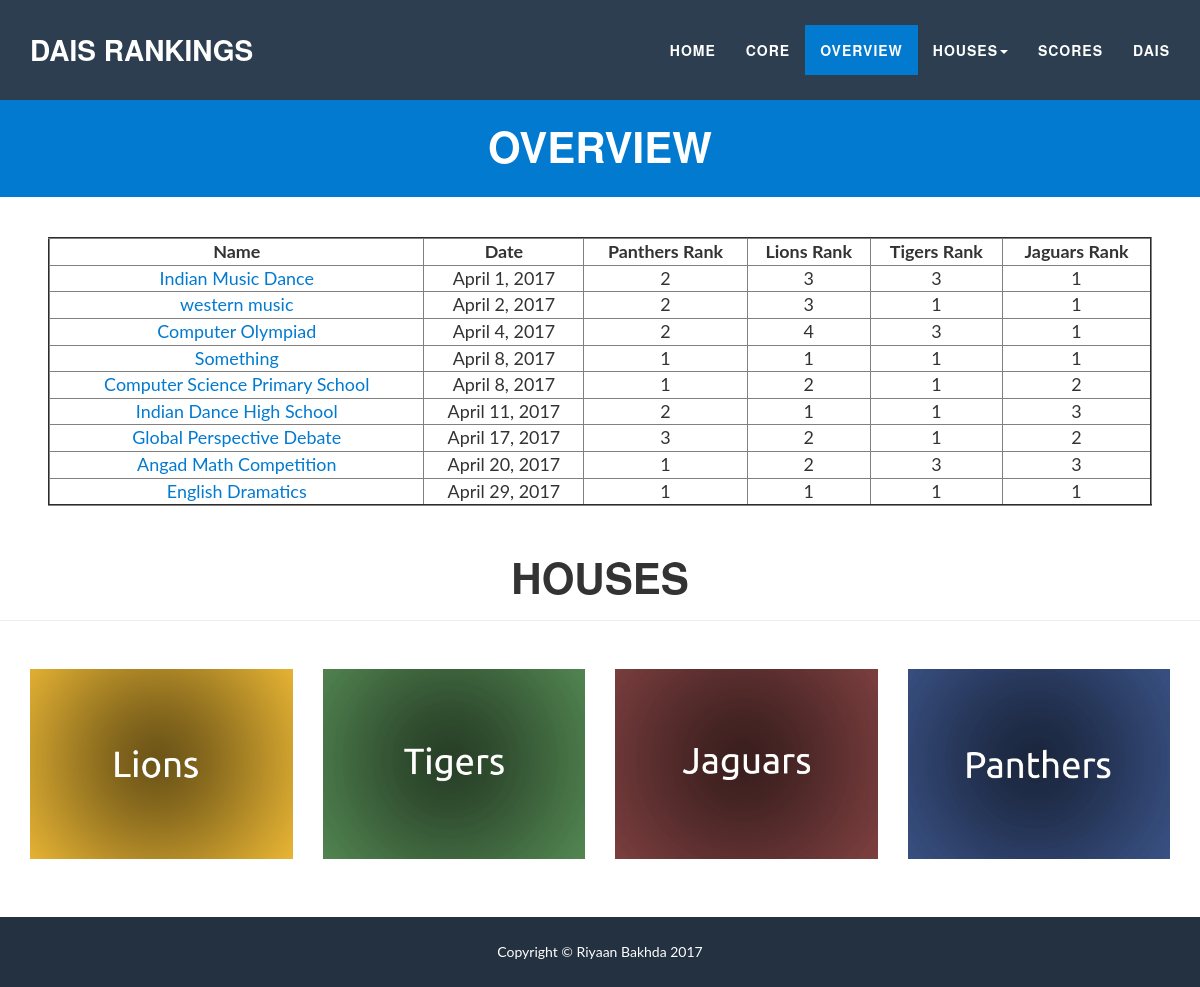
Before: /houses/overview with the older database file.
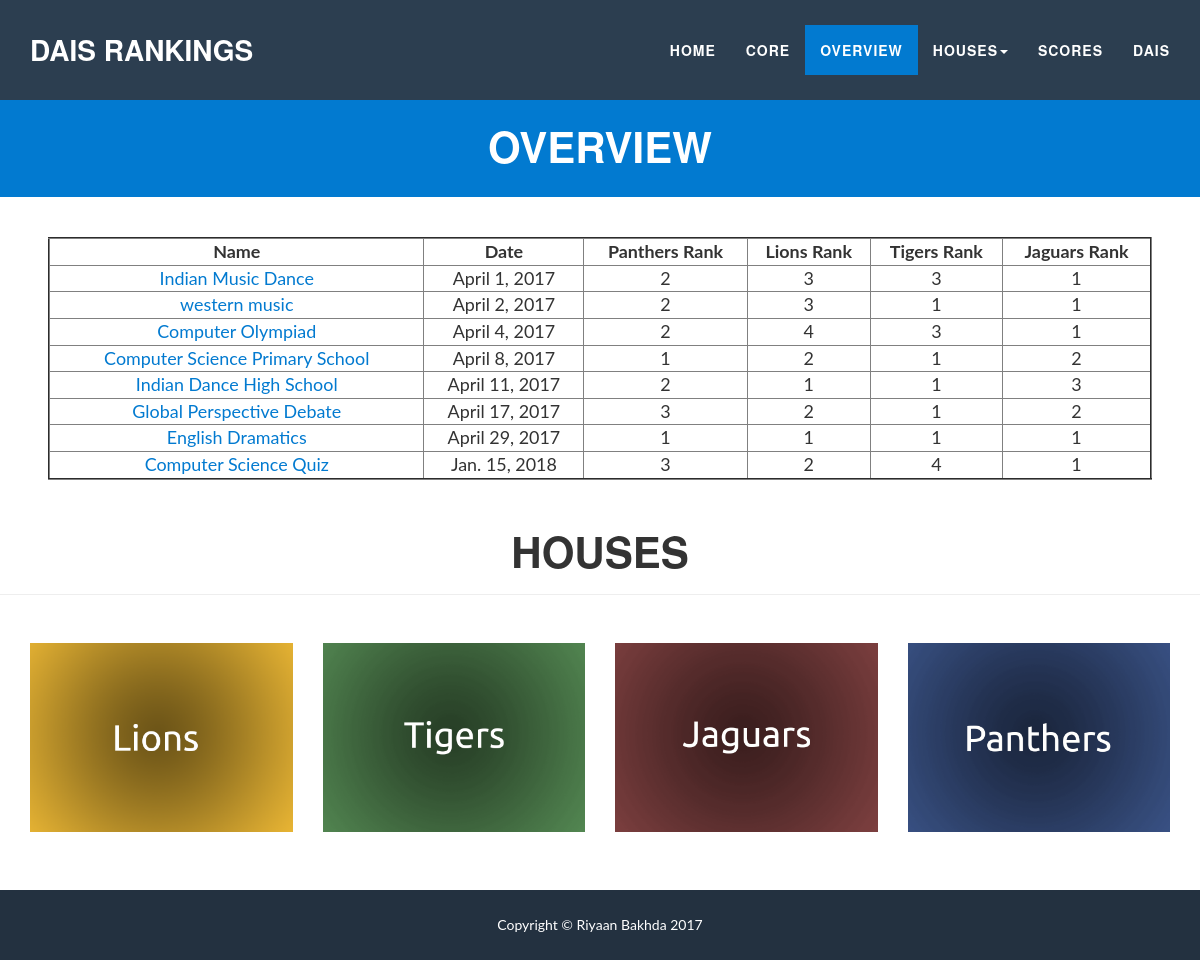
After: the same page with the newer database file.
### school/models.py (models this page shows, shortened)
class Event(models.Model):
    event_name = models.CharField(max_length=128)
    event_date = models.DateField()
    tigers = models.IntegerField()
    panthers = models.IntegerField()
    lions = models.IntegerField()
    jaguars = models.IntegerField()
    @property
    def hasHappened(self):
        return not date.today() < self.event_date
    @property
    def getRank(self):
        scores = [['p', self.panthers], ['l', self.lions], ['t', self.tigers], ['j', self.jaguars]]
        scores = sorted(scores, key=lambda student: student[1], reverse=True)
        i = 0
        rankings = []
        equal_score = 149819248192188919129984
        for score in scores:
            if equal_score != score[1]:
                equal_score = score[1]
                i += 1
            rankings.append([score[0], equal_score, i])
        ranks = [0,0,0,0]
        for rank in rankings:
            if rank[0] == 'p':
                ranks[0] = rank[2]
            elif rank[0] == 'l':
                ranks[1] = rank[2]
            elif rank[0] == 't':
                ranks[2] = rank[2]
            elif rank[0] == 'j':
                ranks[3] = rank[2]
        return ranks
    @property
    def getPantherRank(self):
        return self.getRank[0]
    @property
    def getLionRank(self):
        return self.getRank[1]
    @property
    def getTigerRank(self):
        return self.getRank[2]
    @property
    def getJaguarRank(self):
        return self.getRank[3]

### school/views.py (the view)
def overview(request):
    all_event = Event.objects.all()
    context = {
        'all_events': quick_sort(all_event),
    }
    return render(request, 'school/overview.html', context)

### school/views.py (called while the page is built)
def quick_sort(l):
    length = len(l)
    if length <=1:
        return l
    else:
        pivot = l[(int(length/2))]
        new = []
        for event in range(len(l)):
            if event == int(length/2):
                pass
            else:
                new.append(l[event])
        l = new
        less, more = [], []
        for x in l:
            if x.event_date<pivot.event_date:
                less.append(x)
            else:
                more.append(x)
        return quick_sort(less) + [pivot] + quick_sort(more)

### school/templates/school/overview.html (shortened to what this page needs)
<!DOCTYPE html>
<html lang="en"><head><meta http-equiv="Content-Type" content="text/html; charset=UTF-8">
    <link href="/static/bootstrap.min.css" rel="stylesheet">
    <link href="/static/freelancer.min.css" rel="stylesheet">
    <link href="//maxcdn.bootstrapcdn.com/font-awesome/4.2.0/css/font-awesome.min.css" rel="stylesheet">
    <link href="/static/css" rel="stylesheet" type="text/css">
    <link href="/static/css(1)" rel="stylesheet" type="text/css">
</head>
    <nav id="mainNav" class="navbar navbar-default navbar-fixed-top navbar-custom affix">
        <div class="container">
            <div class="navbar-header page-scroll">
                <a class="navbar-brand" href="/home">DAIS Rankings</a>
            </div>
            <div class="collapse navbar-collapse" id="bs-example-navbar-collapse-1">
                <ul class="nav navbar-nav navbar-right">
                    <li class="page-scroll">
                        <a href="/home">Home</a>
                    </li>
                    <li class="page-scroll">
                        <a href="/core">Core</a>
                    </li>
                    <li class="page-scroll active">
                        <a href="/houses/overview">Overview</a>
                    </li>
                    <li class="dropdown">
                        <a class="dropdown-toggle" data-toggle="dropdown" href="#">Houses<span class="caret"></span></a>
                    </li>
                    <li class="page-scroll">
                        <a href="/houses/scoreCard">Scores</a>
                    </li>
                    <li class="page-scroll">
                        <a href="http://www.da-is.org/">DAIS</a>
                    </li>
                </ul>
            </div>
        </div>
    </nav>
    <section style="padding-top:0px">
        <div class="Information">
                {% if all_events %}
                    <br>
                        <section class="success" id="About" style="padding-top:28px;">
                            <div class="container">
                                <div class="row">
                                    <div class="col-sm-12 text-center">
                                        <h2>Overview</h2>
                                    </div>
                                </div>
                            </div>
                        </section>
                    <br>
                    <br>
                        <table border="2" class="center" width="92%" style="text-align:center">
                        <tr>
                            <th style="text-align:center">Name</th>
                            <th style="text-align:center">Date</th>
                            <th style="text-align:center">Panthers Rank</th>
                            <th style="text-align:center">Lions Rank</th>
                            <th style="text-align:center">Tigers Rank</th>
                            <th style="text-align:center">Jaguars Rank</th>
                        </tr>
                        {% for event in all_events %}
                            <tr>
                                <td><a href="/school/events/{{event.pk}}">{{ event.event_name }}</a></td>
                                {%if event.hasHappened%}
                                    <td>{{event.event_date}}</td>
                                    <td><center>{{event.getPantherRank}}</center></td>
                                    <td><center>{{event.getLionRank}}</center></td>
                                    <td><center>{{event.getTigerRank}}</center></td>
                                    <td><center>{{event.getJaguarRank}}</center></td>
                                {% else %}
                                <td>{{event.event_date}}</td>
                                <td colspan="4"><center>Event is in the future</center></td>
                                {% endif %}
                            </tr>
                        {% endfor %}
                        </table>
                {% else %}
                    <br>
                    <h1>There are no events</h1>
                {% endif %}
        </div>
    </section>
            <div class="row">
                <div class="col-lg-12 text-center">
                    <h1 style="font-size:3em">Houses</h1>
                    <hr class="circle">
                </div>
            </div>
    <section id="portfolio">
        <div class="container">
            <div class="row">
                <div class="col-sm-3 portfolio-item">
                    <a href="/houses/lions" class="portfolio-link" data-toggle="modal">
                        <img src="/static/Lions.png" class="img-responsive" alt="Cabin">
                    </a>
                </div>
                <div class="col-sm-3 portfolio-item">
                    <a href="/houses/tigers" class="portfolio-link" data-toggle="modal">
                        <img src="/static/Tigers.png" class="img-responsive" alt="Slice of cake">
                    </a>
                </div>
                <div class="col-sm-3 portfolio-item">
                    <a href="/houses/jaguars" class="portfolio-link" data-toggle="modal">
                        <img src="/static/Jaguars.png" class="img-responsive" alt="Circus tent">
                    </a>
                </div>
                <div class="col-sm-3 portfolio-item">
                    <a href="/houses/panthers" class="portfolio-link" data-toggle="modal">
                        <img src="/static/Panthers.png" class="img-responsive" alt="Safe">
                    </a>
                </div>
            </div>
        </div>
    </section>
    <footer class="text-center" style="">
        <div class="footer-below">
            <div class="container">
                <div class="row">
                    <div class="col-lg-12">
                        Copyright &copy; Riyaan Bakhda 2017
                    </div>
                </div>
            </div>
        </div>
    </footer>
</body></html>

### school/templates/school/overview.html (style rules this page uses)
table.center { margin-left: auto; margin-right: auto; font-size: 128%; }

Changed rows visible on the page:
removed Event: event_name "Something", event_date "April 8, 2017", getPantherRank "1", getLionRank "1", getTigerRank "1", getJaguarRank "1"
removed Event: event_name "Angad Math Competition", event_date "April 20, 2017", getPantherRank "1", getLionRank "2", getTigerRank "3", getJaguarRank "3"
added Event: event_name "Computer Science Quiz", event_date "Jan. 15, 2018", getPantherRank "3", getLionRank "2", getTigerRank "4", getJaguarRank "1"
